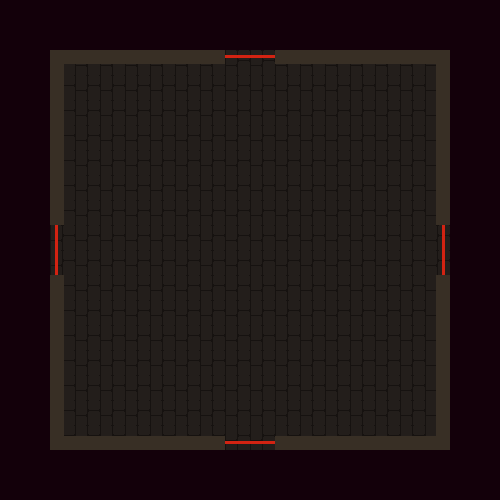

The image is a tile-based game level rendered from a .tmx file. Its description and source (layers, tilesets, objects; grid data summarised) follow:
An orthogonal 20x20 tile map with 25x25 px tiles, 1 tile layer (Tile Layer 1), 2 tilesets.

<map version="1.0" orientation="orthogonal" width="20" height="20" tilewidth="25" tileheight="25">
 <tileset firstgid="1" name="warped-tileset" tilewidth="25" tileheight="25">
  <image source="../warped-tileset.png" width="500" height="50" />
 </tileset>
 <tileset firstgid="41" name="warped-objectset" tilewidth="25" tileheight="25">
  <image source="../warped-objectset.png" width="500" height="50" />
 </tileset>
 <layer name="Tile Layer 1" width="20" height="20">
  <data>[400 cells, 400 non-empty, 14 distinct tile ids]</data>
 </layer>
 <objectgroup name="Object Layer 1" width="20" height="20" />
 <objectgroup name="Object Layer 2" width="20" height="20" />
</map>
